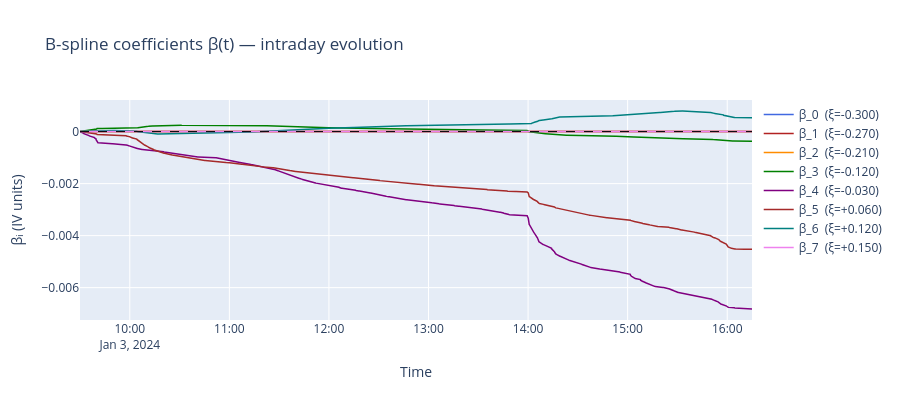

Notebook code cell kept with this figure:
### Markdown cell above
## β(t) evolution — intraday dynamics of the B-spline coefficients

Each line shows one B-spline coefficient βᵢ(t) through the trading day, labelled by its
Greville abscissa ξᵢ (the weighted centre of the basis function's support interval).  
Non-trivial drift here is the signal that Δ is doing useful dynamic work.

### Code cell
n_svi = svi_cfg.n_params

# Sub-sample state history for plotting (every 500th row → ~2k points)
df_state_sub = df_state_fam[::500]
ts_plot = df_state_sub["ts_ns"].to_list()

# Greville abscissae: ξᵢ = mean(t[i+1 : i+degree+1]) — the "centre of mass"
# of each basis function's support, used as interpretable axis labels
greville = np.array([bspline_knots[i + 1 : i + DEGREE + 1].mean() for i in range(N_BASIS)])

fig = go.Figure()
colors = ["royalblue", "firebrick", "darkorange", "green", "purple", "brown", "teal", "violet"]
for i, col in enumerate(colors[:N_BASIS]):
    beta_i = df_state_sub[f"state_{n_svi + i}"].to_numpy()
    fig.add_trace(
        go.Scatter(
            x=ts_plot,
            y=beta_i.tolist(),
            mode="lines",
            name=f"β_{i}  (ξ={greville[i]:+.3f})",
            line=dict(color=col, width=1.5),
        )
    )

fig.add_hline(y=0, line=dict(color="black", width=1, dash="dash"))
fig.update_layout(
    title="B-spline coefficients β(t) — intraday evolution",
    xaxis_title="Time",
    yaxis_title="βᵢ (IV units)",
    height=400,
    legend=dict(x=1.01, y=1.0),
)
fig.show()

### Figure 1 — Plotly figure (JSON) as saved in the notebook; plotly's stock layout.template omitted (floating-point values rounded to 4 significant figures; data arrays with more than 128 entries replaced by an {"elided": "..."} marker saying what was removed)
{"data": [{"line": {"color": "royalblue", "width": 1.5}, "mode": "lines", "name": "β_0  (ξ=-0.300)", "type": "scatter", "x": {"elided": "1958 str values"}, "y": {"elided": "1958 int values"}}, {"line": {"color": "firebrick", "width": 1.5}, "mode": "lines", "name": "β_1  (ξ=-0.270)", "type": "scatter", "x": {"elided": "1958 str values"}, "y": {"elided": "1958 int values"}}, {"line": {"color": "darkorange", "width": 1.5}, "mode": "lines", "name": "β_2  (ξ=-0.210)", "type": "scatter", "x": {"elided": "1958 str values"}, "y": {"elided": "1958 float values"}}, {"line": {"color": "green", "width": 1.5}, "mode": "lines", "name": "β_3  (ξ=-0.120)", "type": "scatter", "x": {"elided": "1958 str values"}, "y": {"elided": "1958 float values"}}, {"line": {"color": "purple", "width": 1.5}, "mode": "lines", "name": "β_4  (ξ=-0.030)", "type": "scatter", "x": {"elided": "1958 str values"}, "y": {"elided": "1958 float values"}}, {"line": {"color": "brown", "width": 1.5}, "mode": "lines", "name": "β_5  (ξ=+0.060)", "type": "scatter", "x": {"elided": "1958 str values"}, "y": {"elided": "1958 float values"}}, {"line": {"color": "teal", "width": 1.5}, "mode": "lines", "name": "β_6  (ξ=+0.120)", "type": "scatter", "x": {"elided": "1958 str values"}, "y": {"elided": "1958 float values"}}, {"line": {"color": "violet", "width": 1.5}, "mode": "lines", "name": "β_7  (ξ=+0.150)", "type": "scatter", "x": {"elided": "1958 str values"}, "y": {"elided": "1958 int values"}}], "layout": {"height": 400, "legend": {"x": 1.01, "y": 1}, "shapes": [{"line": {"color": "black", "dash": "dash", "width": 1}, "type": "line", "x0": 0, "x1": 1, "xref": "x domain", "y0": 0, "y1": 0, "yref": "y"}], "title": {"text": "B-spline coefficients β(t) — intraday evolution"}, "xaxis": {"title": {"text": "Time"}}, "yaxis": {"title": {"text": "βᵢ (IV units)"}}}}
